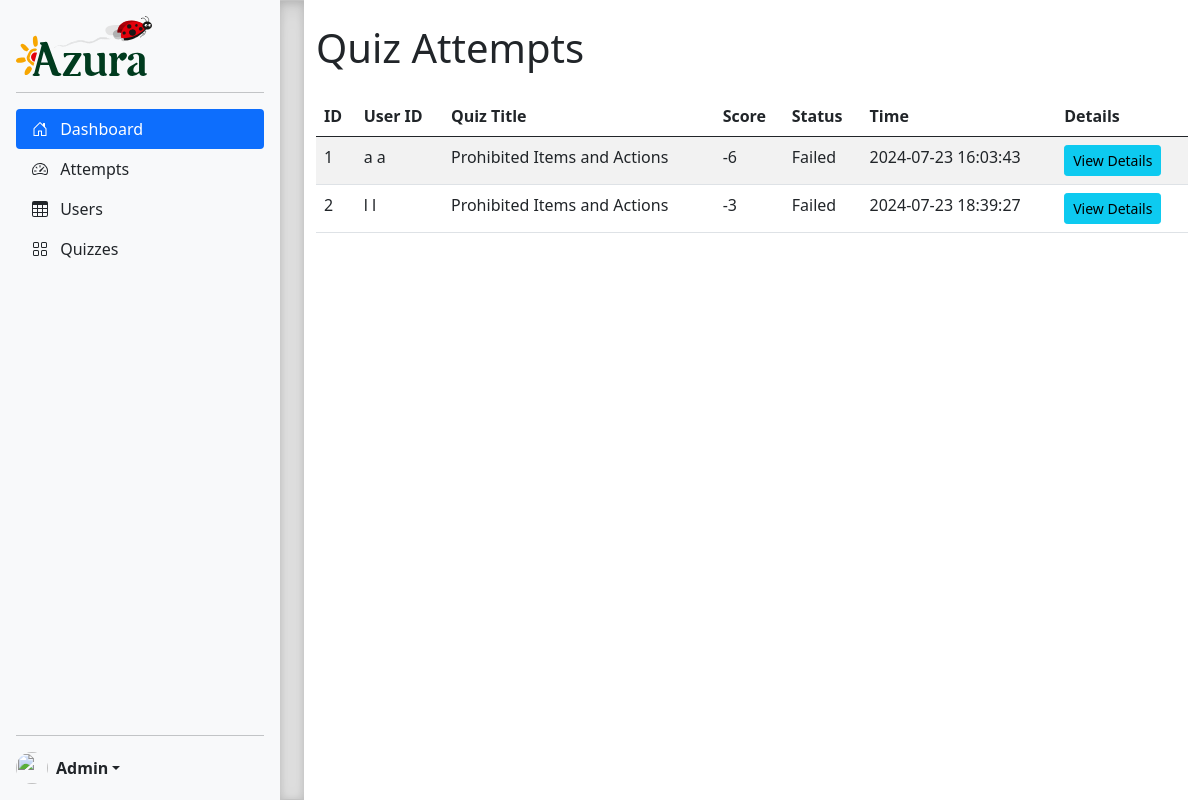
The page /admin/attempts on the database as committed earlier.
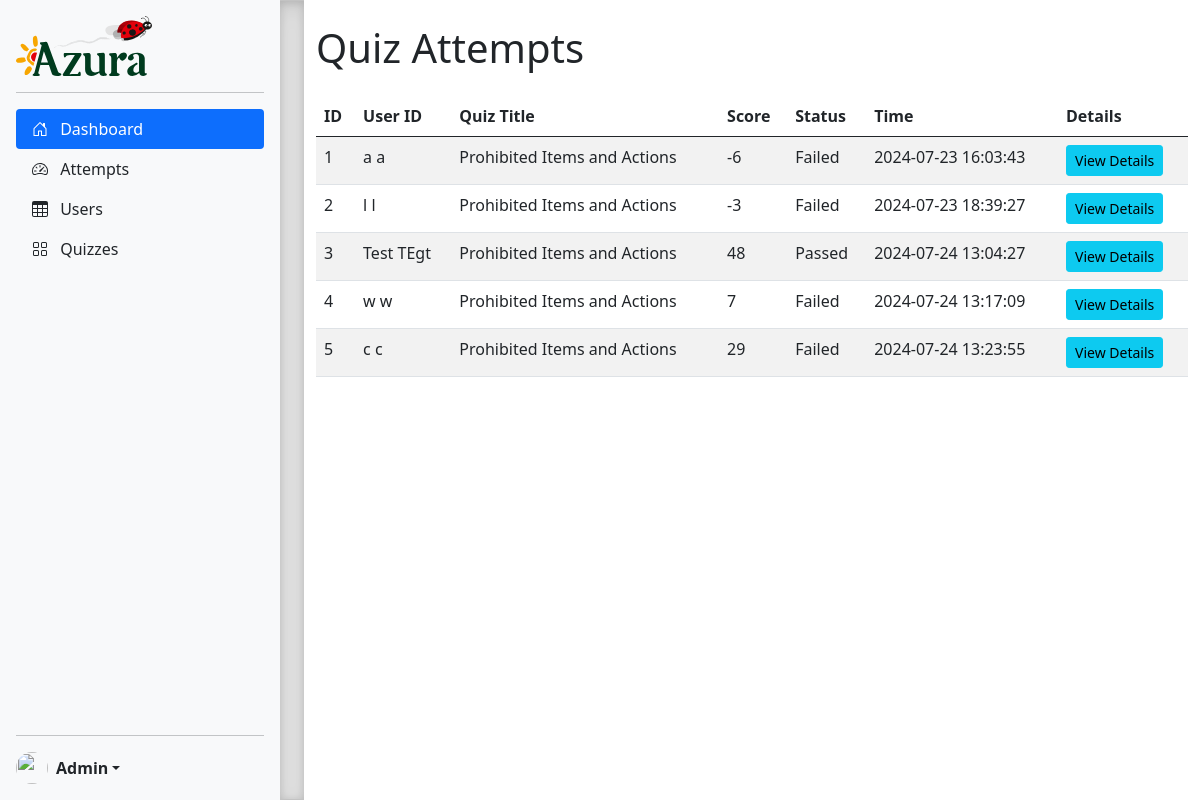
The same page on the database as committed later.
### models.py (models this page shows, shortened)
class Attempt(db.Model):
    __tablename__ = 'Attempts'
    id = db.Column(db.Integer, primary_key=True, autoincrement=True)
    user_id = db.Column(db.Integer, db.ForeignKey('Users.id'), nullable=False)
    quiz_id = db.Column(db.Integer, db.ForeignKey('Quizzes.id'), nullable=False)
    score = db.Column(db.Integer, nullable=False)
    status = db.Column(db.String, nullable=False)
    time = db.Column(db.DateTime, nullable=False)
    user = db.relationship('User', backref='attempts')
    quiz = db.relationship('Quiz', backref='attempts')
    answers = db.relationship("Answer", backref="attempts")

class User(db.Model, UserMixin):
    __tablename__ = 'Users'
    id = db.Column(db.Integer, primary_key=True, autoincrement=True)
    emp_id = db.Column(db.String, nullable=False)
    cin = db.Column(db.String, nullable=False)
    first_name = db.Column(db.String, nullable=False)
    last_name = db.Column(db.String, nullable=False)
    service = db.Column(db.String, nullable=False)
    site = db.Column(db.String, nullable=False)
    password = db.Column(db.String, nullable=False)

class Quiz(db.Model):
    __tablename__ = 'Quizzes'
    id = db.Column(db.Integer, primary_key=True)
    title = db.Column(db.String, nullable=False)
    language = db.Column(db.String, nullable=False)
    is_active = db.Column(db.Boolean, default=False)  # Add this field
    questions = db.relationship("Question", back_populates="quiz")

### admin.py (the view)
@admin_bp.route('/attempts')
def view_attempts():
    attempts = db.session.query(Attempt, User, Quiz).join(User).join(Quiz).all()
    return render_template('admin/view_attempts.html', attempts=attempts)

### app.py (called while the page is built)
@app.before_request
def set_default_language():
    if 'language' not in session:
        session['language'] = 'fr'

### templates/admin/view_attempts.html (shortened to what this page needs)
{% extends "admin/sidebar.html" %} {% block title %}Attempts{% endblock %} {%
block content %}
<div class="container mt-4">
  <h1 class="mb-4">Quiz Attempts</h1>
  <table class="table table-striped">
    <thead>
      <tr>
        <th>ID</th>
        <th>User ID</th>
        <th>Quiz Title</th>
        <th>Score</th>
        <th>Status</th>
        <th>Time</th>
        <th>Details</th>
      </tr>
    </thead>
    <tbody>
      {% for attempt, user, quiz in attempts %}
      <tr>
        <td>{{ attempt.id }}</td>
        <td>{{ user.first_name }} {{ user.last_name }}</td>
        <td>{{ quiz.title }}</td>
        <td>{{ attempt.score }}</td>
        <td>{{ attempt.status }}</td>
        <td>{{ attempt.time.strftime('%Y-%m-%d %H:%M:%S') }}</td>
        <td>
          <a
            href="#"
            class="btn btn-info btn-sm"
            data-bs-toggle="modal"
            data-bs-target="#attemptModal{{ attempt.id }}"
            >View Details</a
          >
        </td>
      </tr>
      {% endfor %}
    </tbody>
  </table>
</div>
{% endblock %}

Rows that differ between the two databases and show on the page:
added Attempt: id "3", first_name "Test", last_name "TEgt", title "Prohibited Items and Actions", score "48", status "Passed", time "2024-07-24 13:04:27"
added Attempt: id "4", first_name "w", last_name "w", title "Prohibited Items and Actions", score "7", status "Failed", time "2024-07-24 13:17:09"
added Attempt: id "5", first_name "c", last_name "c", title "Prohibited Items and Actions", score "29", status "Failed", time "2024-07-24 13:23:55"
